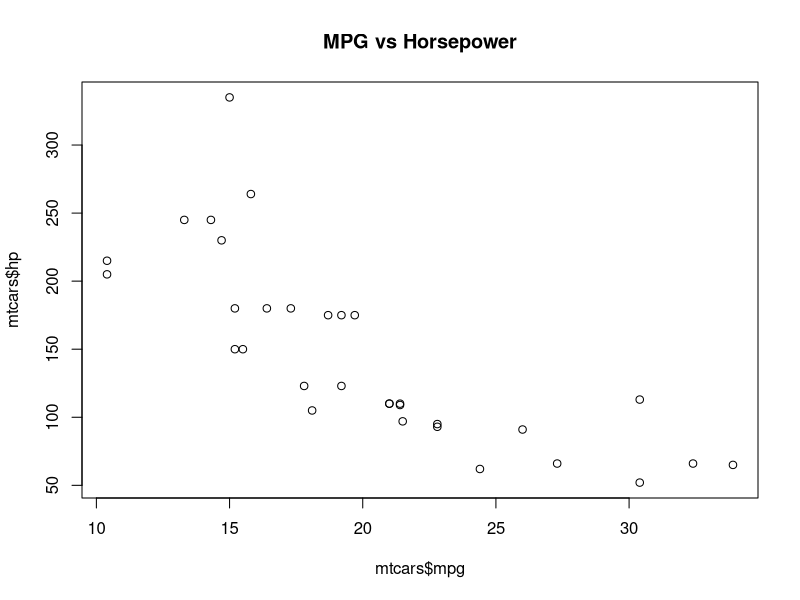

This chart was generated by the following R code:
## ---- chunk 1
#| echo: true
# Example R chunk
summary(mtcars)
## ---- chunk 2
#| echo: true
# Shows both code and output
mean(mtcars$mpg)
## ---- chunk 3
mean(mtcars$mpg)
## ---- chunk 4
# Basic plot example
plot(mtcars$mpg, mtcars$hp, main = "MPG vs Horsepower")
## ---- chunk 5
#| echo: true
library(knitr)
kable(mtcars[1:4,1:4], caption = "A Simple Table in Quarto")
